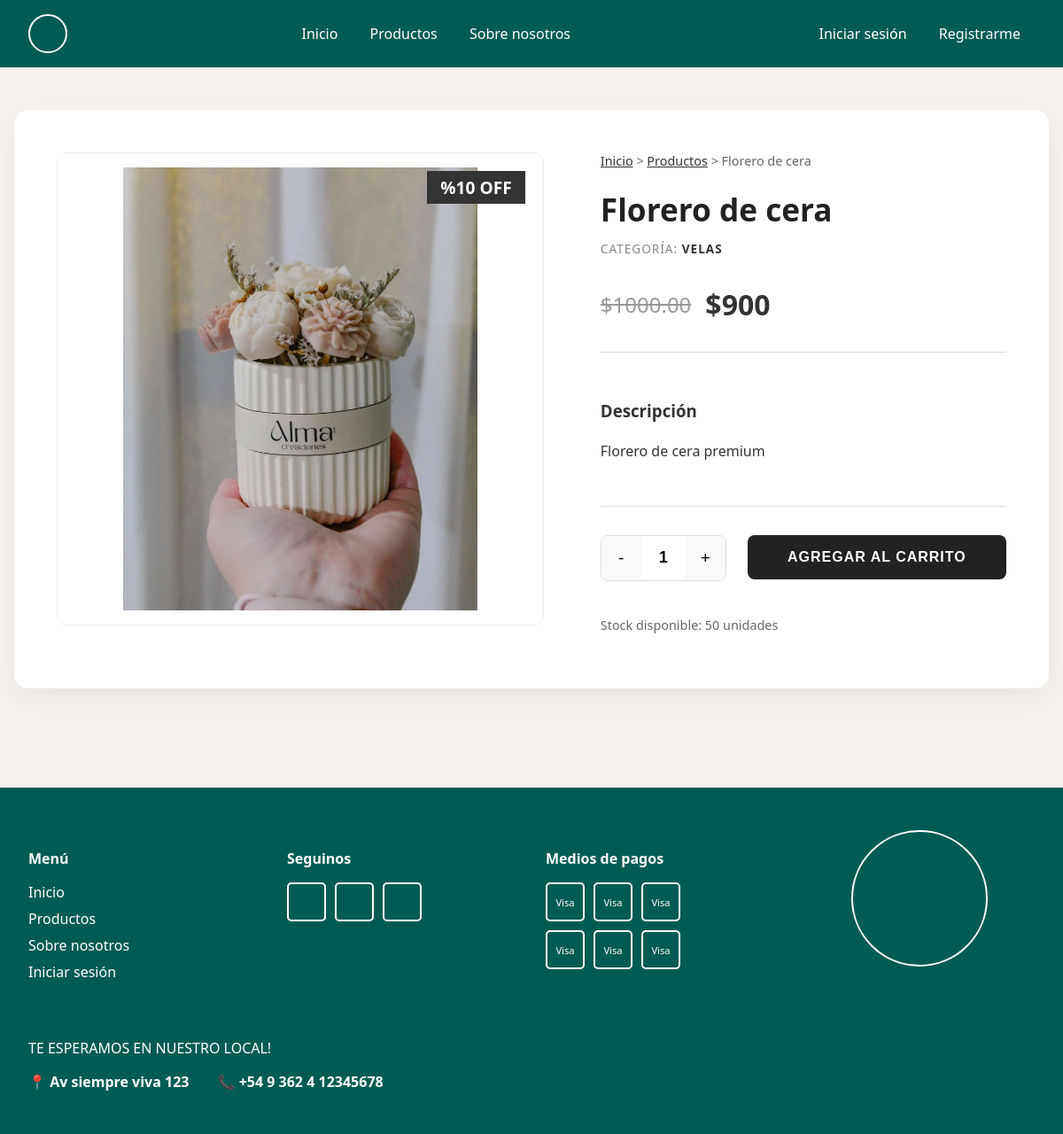
Page /products/3/ on the committed database.
### products/models.py (models this page shows, shortened)
class Product(models.Model):
    class CategoryEnum(models.TextChoices): # Kept for reference but using FK as requested
        pass
    name = models.CharField(max_length=255)
    price = models.DecimalField(max_digits=10, decimal_places=2)
    description = models.TextField()
    stock = models.IntegerField()
    category = models.ForeignKey(Category, on_delete=models.CASCADE, related_name='products')
    image = models.ImageField(upload_to='products/', blank=True, null=True)
    discount_percentage = models.PositiveIntegerField(default=0)
    @property
    def final_price(self):
        if self.discount_percentage > 0:
            return self.price * (1 - Decimal(self.discount_percentage) / 100)
        return self.price

class Category(models.Model):
    name = models.CharField(max_length=255)
    description = models.TextField(blank=True, null=True)

### products/views.py (the view)
# urls.py: path('<int:pk>/', views.product_detail, name='product_detail'),
def product_detail(request, pk):
    product = get_object_or_404(Product, pk=pk)
    return render(request, 'products/product_detail.html', {'product': product})

### templates/products/product_detail.html (shortened to what this page needs)
{% extends 'base.html' %}
{% block content %}
<div class="product-detail-container">
    <div class="product-detail-grid">
        <div class="detail-image-section">
            <div class="main-image-container">
                {% if product.image %}
                <img src="{{ product.image.url }}" alt="{{ product.name }}" class="detail-image">
                {% else %}
                <div class="detail-image-placeholder"></div>
                {% endif %}
                {% if product.discount_percentage > 0 %}
                <span class="detail-discount-badge">%{{ product.discount_percentage }} OFF</span>
                {% endif %}
            </div>
        </div>
        <div class="detail-info-section">
            <nav class="breadcrumb">
                <a href="{% url 'home' %}">Inicio</a> &gt;
                <a href="{% url 'product_list' %}">Productos</a> &gt;
                <span class="current">{{ product.name }}</span>
            </nav>
            <h1 class="detail-title">{{ product.name }}</h1>
            <p class="detail-category">Categoría: <a
                    href="{% url 'product_list' %}?category={{ product.category.id }}">{{ product.category.name }}</a>
            </p>
            <div class="detail-price-container">
                {% if product.discount_percentage > 0 %}
                <span class="detail-old-price">${{ product.price }}</span>
                <span class="detail-current-price">${{ product.final_price|floatformat:0 }}</span>
                {% else %}
                <span class="detail-current-price">${{ product.price }}</span>
                {% endif %}
            </div>
            <div class="detail-description">
                <h3>Descripción</h3>
                <p>{{ product.description|linebreaks }}</p>
            </div>
            <div class="detail-actions">
                <div class="quantity-selector">
                    <button class="qty-btn minus">-</button>
                    <input type="number" value="1" min="1" max="{{ product.stock }}" class="qty-input">
                    <button class="qty-btn plus">+</button>
                </div>
                <button class="btn-primary detail-add-cart">AGREGAR AL CARRITO</button>
            </div>
            <div class="detail-meta">
                <p>Stock disponible: {{ product.stock }} unidades</p>
            </div>
        </div>
    </div>
</div>
{% endblock %}

### static/css/styles.css (style rules this page uses)
:root { --bg-color: #F5F2ED; --text-color: #333333; --primary-color: #B2AC88; --accent-color: #D4AF37; --dark-green: #005C53; --white: #ffffff; }
body { font-family: 'Segoe UI', Tahoma, Geneva, Verdana, sans-serif; margin: 0; padding: 0; box-sizing: border-box; display: flex; flex-direction: column; min-height: 100vh; background-color: var(--bg-color); color: var(--text-color); }
a { text-decoration: none; color: #333; }
.btn-primary { padding: 10px 20px; border: 2px solid #333; background: transparent; font-weight: bold; text-transform: uppercase; transition: all 0.3s; cursor: pointer; }
.product-detail-container { max-width: 1200px; margin: 3rem auto; padding: 0 1rem; }
.product-detail-grid { display: grid; grid-template-columns: 1.2fr 1fr; gap: 4rem; background-color: #fff; border-radius: 16px; box-shadow: 0 10px 30px rgba(0, 0, 0, 0.05); padding: 3rem; align-items: start; }
.main-image-container { background-color: #fff; border: 1px solid #eee; border-radius: 12px; height: 500px; display: flex; align-items: center; justify-content: center; position: relative; overflow: hidden; padding: 1rem; }
.detail-image { width: 100%; height: 100%; object-fit: contain; max-height: 100%; transition: transform 0.3s ease; }
.detail-discount-badge { position: absolute; top: 20px; right: 20px; background-color: #333; color: white; padding: 5px 15px; font-weight: bold; font-size: 1.2rem; }
.breadcrumb { margin-bottom: 1.5rem; font-size: 0.9rem; color: #666; }
.breadcrumb a { color: #333; text-decoration: underline; }
.detail-title { font-size: 2.2rem; margin-bottom: 0.5rem; color: #222; line-height: 1.2; }
.detail-category { color: #888; margin-bottom: 2rem; text-transform: uppercase; font-size: 0.85rem; letter-spacing: 1px; }
.detail-category a { font-weight: bold; }
.detail-price-container { display: flex; gap: 1rem; align-items: center; margin-bottom: 2rem; font-size: 1.5rem; }
.detail-old-price { text-decoration: line-through; color: #999; }
.detail-current-price { font-weight: bold; font-size: 2rem; }
.detail-description { border-top: 1px solid #ddd; border-bottom: 1px solid #ddd; padding: 2rem 0; margin-bottom: 2rem; line-height: 1.6; }
.quantity-selector { display: flex; border: 1px solid #ddd; border-radius: 8px; height: 50px; width: 140px; overflow: hidden; }
.qty-btn { background: #f9f9f9; border: none; width: 45px; font-size: 1.2rem; cursor: pointer; transition: background 0.2s; }
.qty-input { flex-grow: 1; border: none; text-align: center; font-size: 1.1rem; font-weight: 600; appearance: textfield; -moz-appearance: textfield; }
.detail-actions { display: flex; gap: 1.5rem; margin-bottom: 2.5rem; align-items: stretch; }
.detail-add-cart { flex-grow: 1; font-size: 1rem; height: 50px; letter-spacing: 1px; background-color: #222; color: #fff; border-radius: 8px; border: none; }
.detail-meta { color: #666; font-size: 0.9rem; }

### rows in the picture
Product: image (picture), discount_percentage "10", name "Florero de cera", category.name "VELAS", price "1000.00", final_price "900", description "Florero de cera premium", stock "50"
